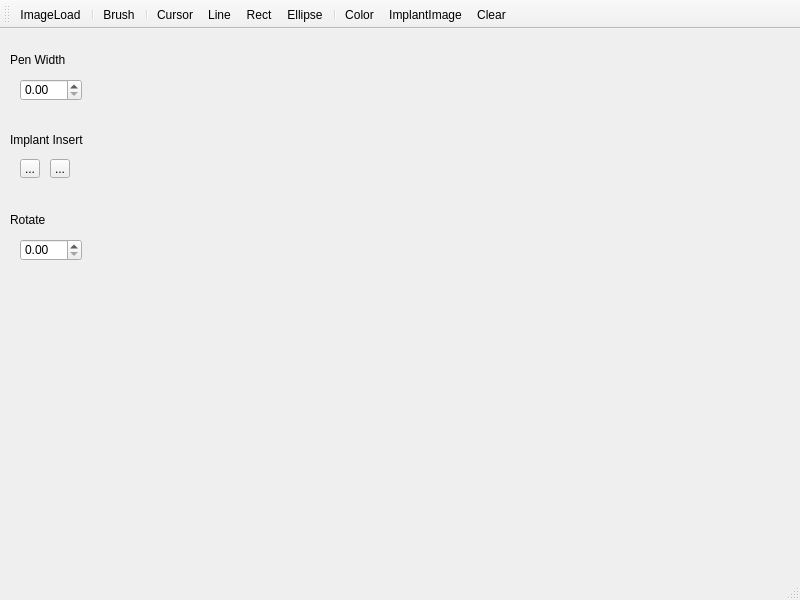
<?xml version="1.0" encoding="UTF-8"?>
<ui version="4.0">
 <class>MainWindow</class>
 <widget class="QMainWindow" name="MainWindow">
  <property name="geometry">
   <rect>
    <x>0</x>
    <y>0</y>
    <width>800</width>
    <height>600</height>
   </rect>
  </property>
  <property name="windowTitle">
   <string>MainWindow</string>
  </property>
  <widget class="QWidget" name="centralwidget">
   <widget class="QWidget" name="verticalLayoutWidget">
    <property name="geometry">
     <rect>
      <x>100</x>
      <y>10</y>
      <width>691</width>
      <height>521</height>
     </rect>
    </property>
    <layout class="QVBoxLayout" name="verticalLayout"/>
   </widget>
   <widget class="QDoubleSpinBox" name="doubleSpinBox">
    <property name="geometry">
     <rect>
      <x>20</x>
      <y>50</y>
      <width>62</width>
      <height>22</height>
     </rect>
    </property>
   </widget>
   <widget class="QLabel" name="label">
    <property name="geometry">
     <rect>
      <x>10</x>
      <y>100</y>
      <width>81</width>
      <height>21</height>
     </rect>
    </property>
    <property name="text">
     <string>Implant Insert</string>
    </property>
   </widget>
   <widget class="QToolButton" name="toolButton">
    <property name="geometry">
     <rect>
      <x>20</x>
      <y>130</y>
      <width>20</width>
      <height>19</height>
     </rect>
    </property>
    <property name="text">
     <string>...</string>
    </property>
   </widget>
   <widget class="QToolButton" name="toolButton_2">
    <property name="geometry">
     <rect>
      <x>50</x>
      <y>130</y>
      <width>20</width>
      <height>19</height>
     </rect>
    </property>
    <property name="text">
     <string>...</string>
    </property>
   </widget>
   <widget class="QLabel" name="label_2">
    <property name="geometry">
     <rect>
      <x>10</x>
      <y>20</y>
      <width>61</width>
      <height>21</height>
     </rect>
    </property>
    <property name="text">
     <string>Pen Width</string>
    </property>
   </widget>
   <widget class="QLabel" name="label_3">
    <property name="geometry">
     <rect>
      <x>10</x>
      <y>180</y>
      <width>61</width>
      <height>21</height>
     </rect>
    </property>
    <property name="text">
     <string>Rotate</string>
    </property>
   </widget>
   <widget class="QDoubleSpinBox" name="RoatedoubleSpinBox">
    <property name="geometry">
     <rect>
      <x>20</x>
      <y>210</y>
      <width>62</width>
      <height>22</height>
     </rect>
    </property>
   </widget>
  </widget>
  <widget class="QMenuBar" name="menubar">
   <property name="geometry">
    <rect>
     <x>0</x>
     <y>0</y>
     <width>800</width>
     <height>17</height>
    </rect>
   </property>
  </widget>
  <widget class="QStatusBar" name="statusbar"/>
  <widget class="QToolBar" name="toolBar">
   <property name="windowTitle">
    <string>toolBar</string>
   </property>
   <attribute name="toolBarArea">
    <enum>TopToolBarArea</enum>
   </attribute>
   <attribute name="toolBarBreak">
    <bool>false</bool>
   </attribute>
   <addaction name="actionImageLoad"/>
   <addaction name="separator"/>
   <addaction name="actionBrush"/>
   <addaction name="separator"/>
   <addaction name="actionCursor"/>
   <addaction name="actionLine"/>
   <addaction name="actionRect"/>
   <addaction name="actionEllipse"/>
   <addaction name="separator"/>
   <addaction name="actionColor"/>
   <addaction name="actionImplantImage"/>
   <addaction name="actionClear"/>
  </widget>
  <action name="actionImageLoad">
   <property name="text">
    <string>ImageLoad</string>
   </property>
  </action>
  <action name="actionBrush">
   <property name="text">
    <string>Brush</string>
   </property>
  </action>
  <action name="actionRect">
   <property name="text">
    <string>Rect</string>
   </property>
  </action>
  <action name="actionColor">
   <property name="text">
    <string>Color</string>
   </property>
  </action>
  <action name="actionEllipse">
   <property name="text">
    <string>Ellipse</string>
   </property>
  </action>
  <action name="actionLine">
   <property name="text">
    <string>Line</string>
   </property>
  </action>
  <action name="actionImplantImage">
   <property name="text">
    <string>ImplantImage</string>
   </property>
  </action>
  <action name="actionClear">
   <property name="text">
    <string>Clear</string>
   </property>
  </action>
  <action name="actionCursor">
   <property name="text">
    <string>Cursor</string>
   </property>
  </action>
 </widget>
 <resources/>
 <connections/>
</ui>
